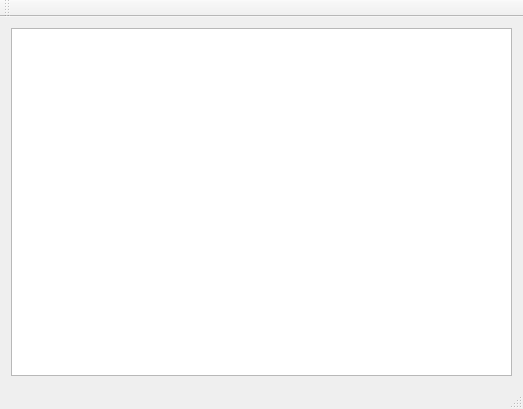
<?xml version="1.0" encoding="UTF-8"?>
<ui version="4.0">
 <class>MainWindow</class>
 <widget class="QMainWindow" name="MainWindow">
  <property name="geometry">
   <rect>
    <x>0</x>
    <y>0</y>
    <width>523</width>
    <height>409</height>
   </rect>
  </property>
  <property name="windowTitle">
   <string>MainWindow</string>
  </property>
  <widget class="QWidget" name="centralWidget">
   <layout class="QVBoxLayout" name="verticalLayout">
    <item>
     <widget class="QTextEdit" name="textEdit"/>
    </item>
   </layout>
  </widget>
  <widget class="QMenuBar" name="menuBar">
   <property name="geometry">
    <rect>
     <x>0</x>
     <y>0</y>
     <width>523</width>
     <height>22</height>
    </rect>
   </property>
  </widget>
  <widget class="QToolBar" name="mainToolBar">
   <attribute name="toolBarArea">
    <enum>TopToolBarArea</enum>
   </attribute>
   <attribute name="toolBarBreak">
    <bool>false</bool>
   </attribute>
  </widget>
  <widget class="QStatusBar" name="statusBar"/>
 </widget>
 <layoutdefault spacing="6" margin="11"/>
 <resources/>
 <connections/>
</ui>
